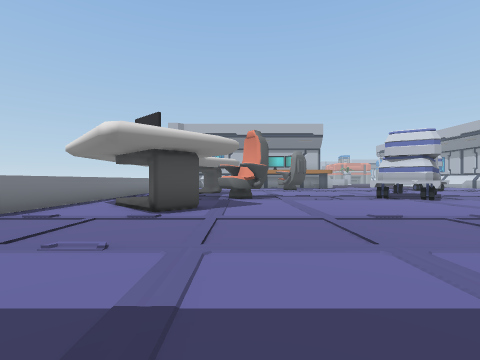
view 1 (above)

18 first-person views from a walk through a 3-D level made in the Unity game engine. The camera is 1.3 m above the floor, looks level and sees 85° across. The floor is counted in squares, 2 m on a side. Each view is taken from the middle of a square. On the plan, view 1 faces up. The plan holds only what a view shows up to about 9 squares ahead; the rest is blank. The place goes on beyond the plan.

view 2
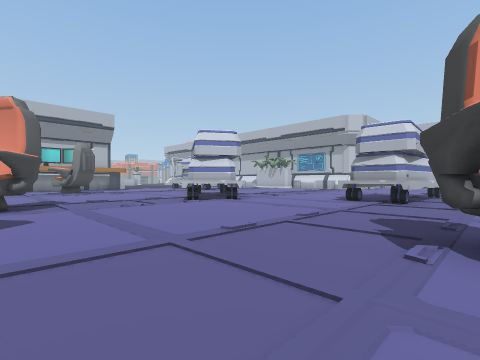

view 3
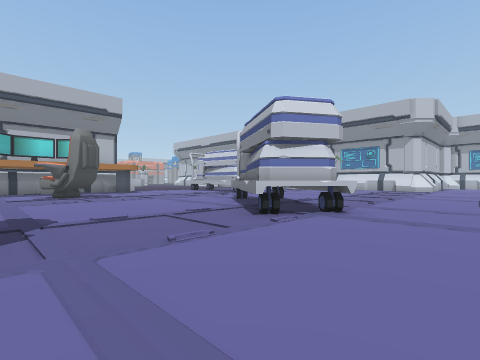

view 4
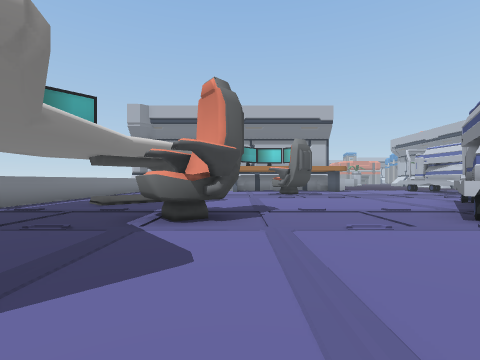

view 5
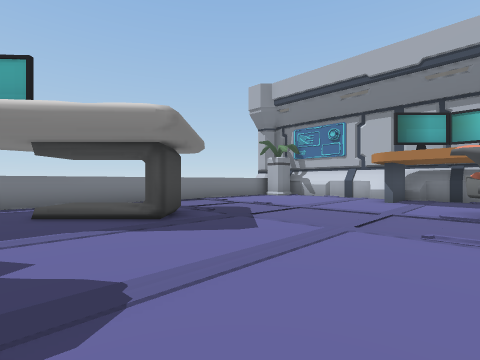

view 6
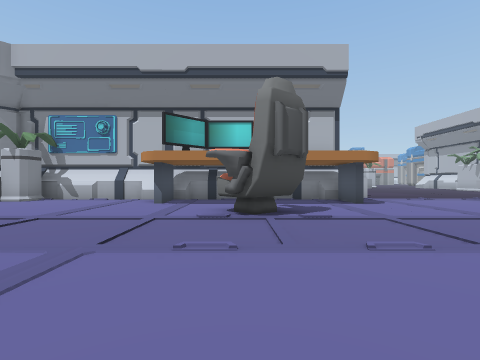

view 7
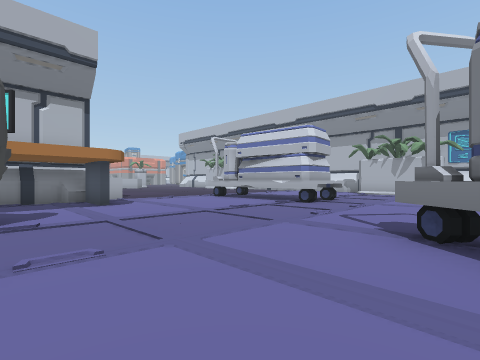

view 8
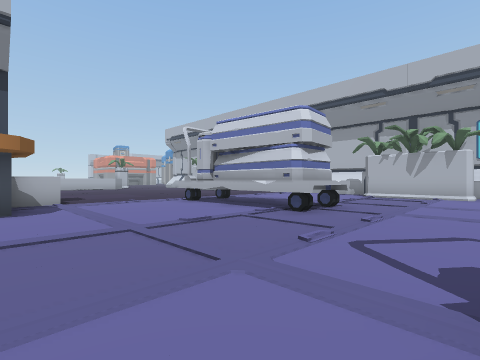

view 9
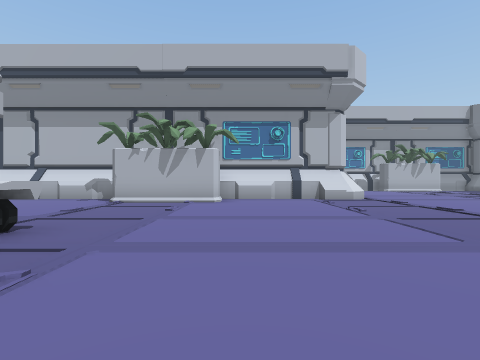

view 10
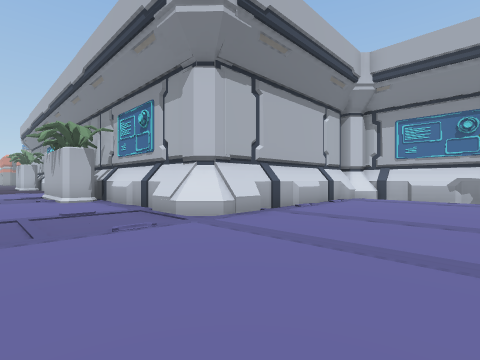

view 11
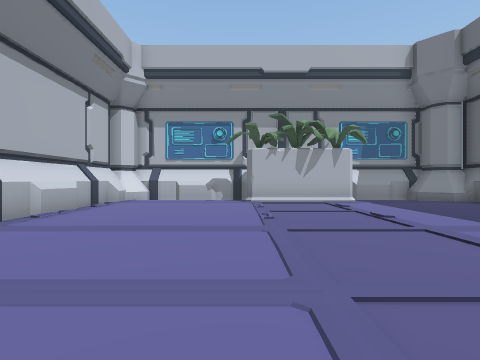

view 12
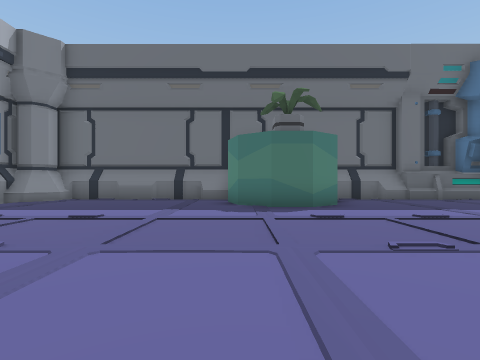

view 13
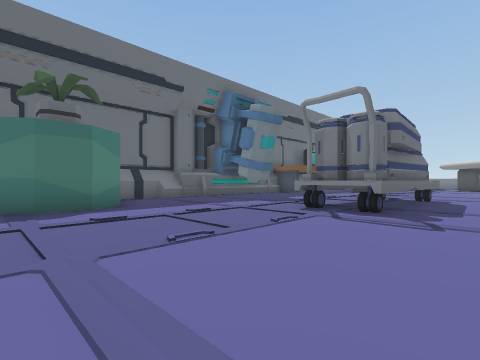

view 14
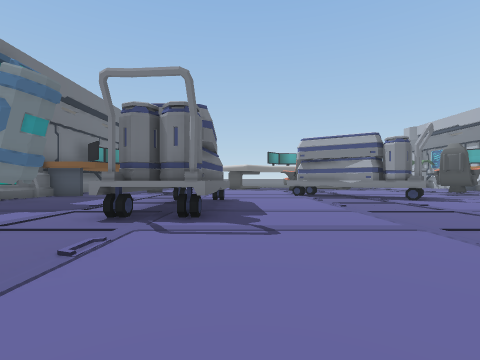

view 15
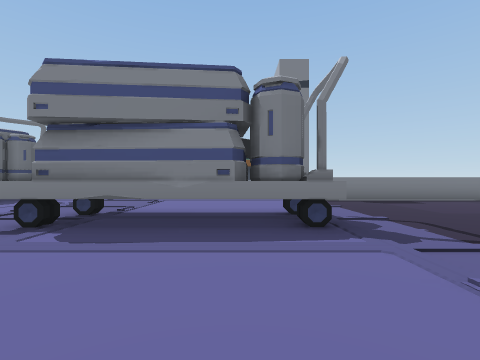

view 16
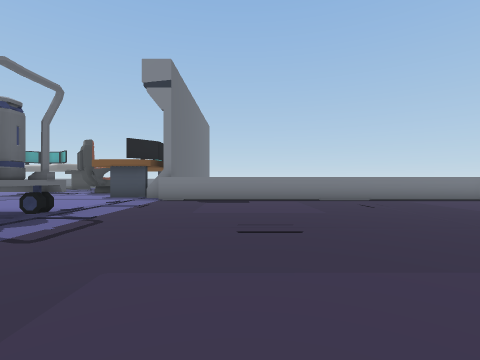

view 17
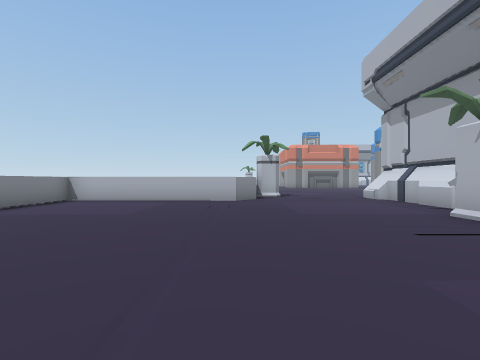

view 18
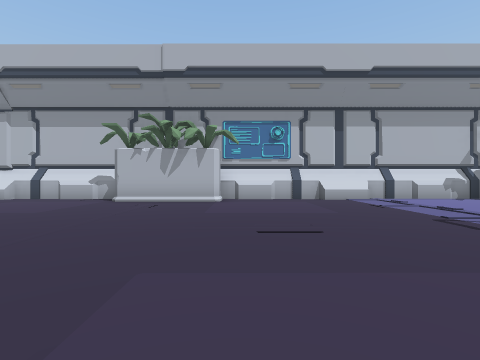

### Floor plan
Key: @ floor where view 1 was taken; # wall or solid block; . main floor; : floor 0.5 m higher than the main floor; / step, stairs or slope; ^ raised ledge; T thing the floor can be seen under or through.
Columns run from 5 left of view 1 to 25 right of it. Each row starts with its distance up from view 1.
 33              ^^^^^^....#
 32             ^..........#
 31             ^..........#
 30             ^..........#
 29             ^..........#
 28             ^.........##
 27             ^.........#
 26             ^.........##
 25             ^..........#
 24             ^..........#
 23             ^..........#
 22             ^..........#
 21  ###########...........#
 20 ^#....#....#....TT.....#
 19   ..............TT.....#
 18   ......^.......TT.....#
 17   ......##......TT.....#
 16 ^...............^T....##
 15 ^.....................##
 14 ^...#.................##
 13 ^./:#.......##.........#
 12 ^.//........##.........#
 11 ^..........^ #.........#
 10  ....#....#^^#.........#
  9 ^....^....^^^..........########
  8 ^..........^..................#
  7 ^./ ..........................#
  6 ^../#.........................#
  5 ^............^^###............#
  4  ............^####...........##
  3   ...........................#
  2    .....# ..  ...............##
  1     ...      .................#
  0      @       ........###......#
 -1              .##.....  #.....##
 -2              ########  #######

Positions as (right, up) in squares from view 1, and headings:
1: (0, 0), facing up
2: (0, 2), facing up-right
3: (1, 6), facing up-right
4: (1, 5), facing up
5: (3, 11), facing up-left
6: (3, 12), facing up
7: (4, 12), facing up-right
8: (6, 13), facing up-right
9: (9, 13), facing right
10: (15, 5), facing up-right
11: (16, 5), facing right
12: (18, 7), facing down
13: (18, 7), facing down-left
14: (17, 6), facing left
15: (16, 19), facing left
16: (16, 24), facing left
17: (13, 24), facing up
18: (9, 25), facing right
